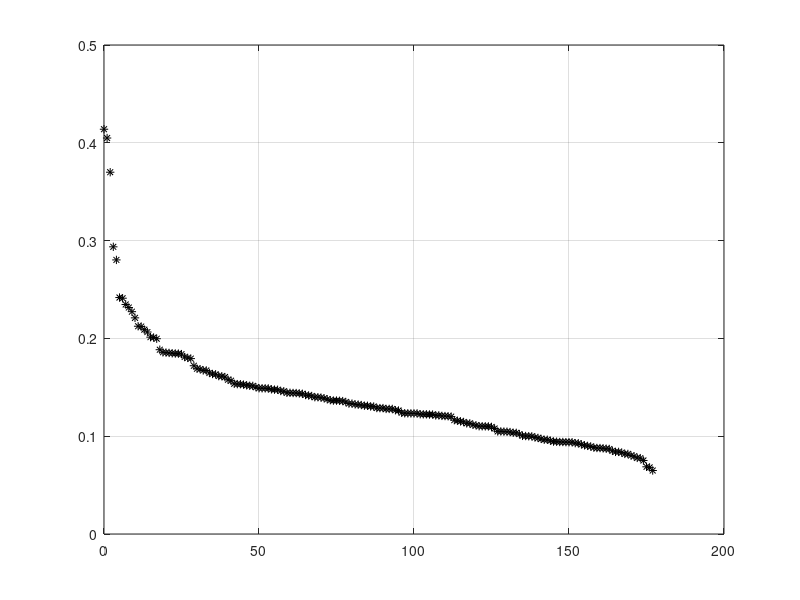

The MATLAB source for this figure:
a = importdata('g2.txt'); %or g.txt
m=size(a,1);
for i=1:1:m
        plot(a(i,1),a(i,2),'k*');   
    hold on;
end
grid on;
